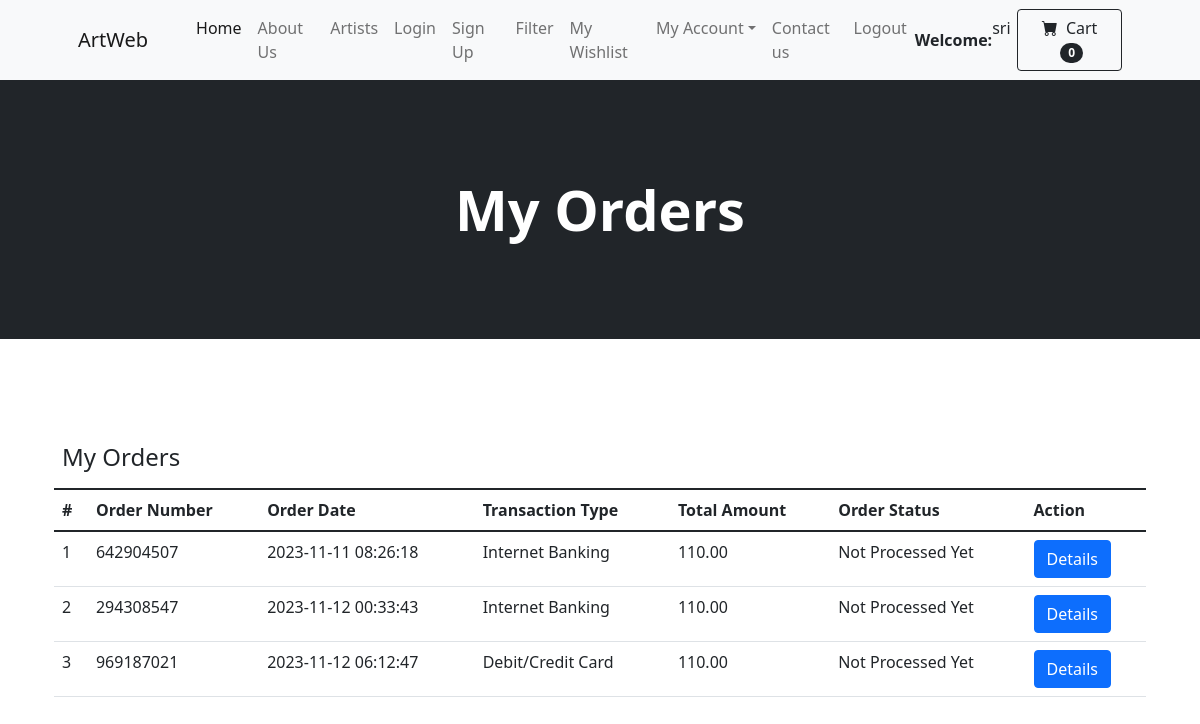
The page /my-orders.php (signed in) on the database its author committed.
### tables this page shows
CREATE TABLE `orders` (
  `id` int(11) NOT NULL,
  `orderNumber` bigint(12) DEFAULT NULL,
  `userId` int(11) DEFAULT NULL,
  `addressId` int(11) DEFAULT NULL,
  `totalAmount` decimal(10,2) DEFAULT NULL,
  `txnType` varchar(200) DEFAULT NULL,
  `txnNumber` varchar(50) DEFAULT NULL,
  `orderStatus` varchar(120) DEFAULT NULL,
  `orderDate` timestamp NOT NULL DEFAULT current_timestamp()
);

### my-orders.php (the view, shortened to what this page needs)
<?php session_start();
include_once('includes/config.php');
if(strlen($_SESSION['id'])==0)
{   header('location:logout.php');
}else{
?>
<!DOCTYPE html>
<html lang="en">
    <head>
        <link href="https://cdn.jsdelivr.net/npm/bootstrap-icons@1.5.0/font/bootstrap-icons.css" rel="stylesheet" />
        <link href="css/styles.css" rel="stylesheet" />
    </head>
    <body>
<?php include_once('includes/header.php');?>
        <header class="bg-dark py-5">
            <div class="container px-4 px-lg-5 my-5">
                <div class="text-center text-white">
                    <h1 class="display-4 fw-bolder">My Orders</h1>
                </div>
            </div>
        </header>
        <section class="py-5">
            <div class="container px-4  mt-5">
    <div class="table-responsive">
        <table class="table">
            <thead>
                <tr>
                    <th colspan="4"><h4>My Orders</h4></th>
                </tr>
            </thead>
            <tr>
                <thead>
                    <th>#</th>
                    <th>Order Number </th>
                    <th>Order Date</th>
                    <th>Transaction Type</th>
                    <th>Total Amount</th>
                    <th>Order Status</th>
                    <th>Action</th>
                </thead>
            </tr>
            <tbody>
<?php
$uid=$_SESSION['id'];
$ret=mysqli_query($con,"select * from orders where userId='$uid'");
$num=mysqli_num_rows($ret);
$cnt=1;
    if($num>0)
    {
while ($row=mysqli_fetch_array($ret)) {
?>
                <tr>
                    <td><?php echo htmlentities($cnt);?></td>
                    <td><?php echo htmlentities($row['orderNumber']);?></td>
                    <td><?php echo htmlentities($row['orderDate']);?></td>
                    <td><?php echo htmlentities($row['txnType']);?></td>
                    <td><?php echo htmlentities($row['totalAmount']);?></td>
                    <td><?php $ostatus=$row['orderStatus'];
                    if( $ostatus==''): echo "Not Processed Yet";
                        else: echo $ostatus; endif;?><br />
                    </td>
                    <td><a href="order-details.php?onumber=<?php echo htmlentities($row['orderNumber']);?>" class="btn-upper btn btn-primary">Details</a></td>
                </tr>
                <?php $cnt++;}  } ?>
            </tbody>
        </table>
    </div>
            </div>
        </section>
    </body>
</html>
<?php } ?>

### rows shown on the page
orders: orderNumber "642904507", orderDate "2023-11-11 08:26:18", txnType "Internet Banking", totalAmount "110.00"
orders: orderNumber "294308547", orderDate "2023-11-12 00:33:43", txnType "Internet Banking", totalAmount "110.00"
orders: orderNumber "969187021", orderDate "2023-11-12 06:12:47", txnType "Debit/Credit Card", totalAmount "110.00"

### other values the page prints
$_SESSION['username'] "sri"
